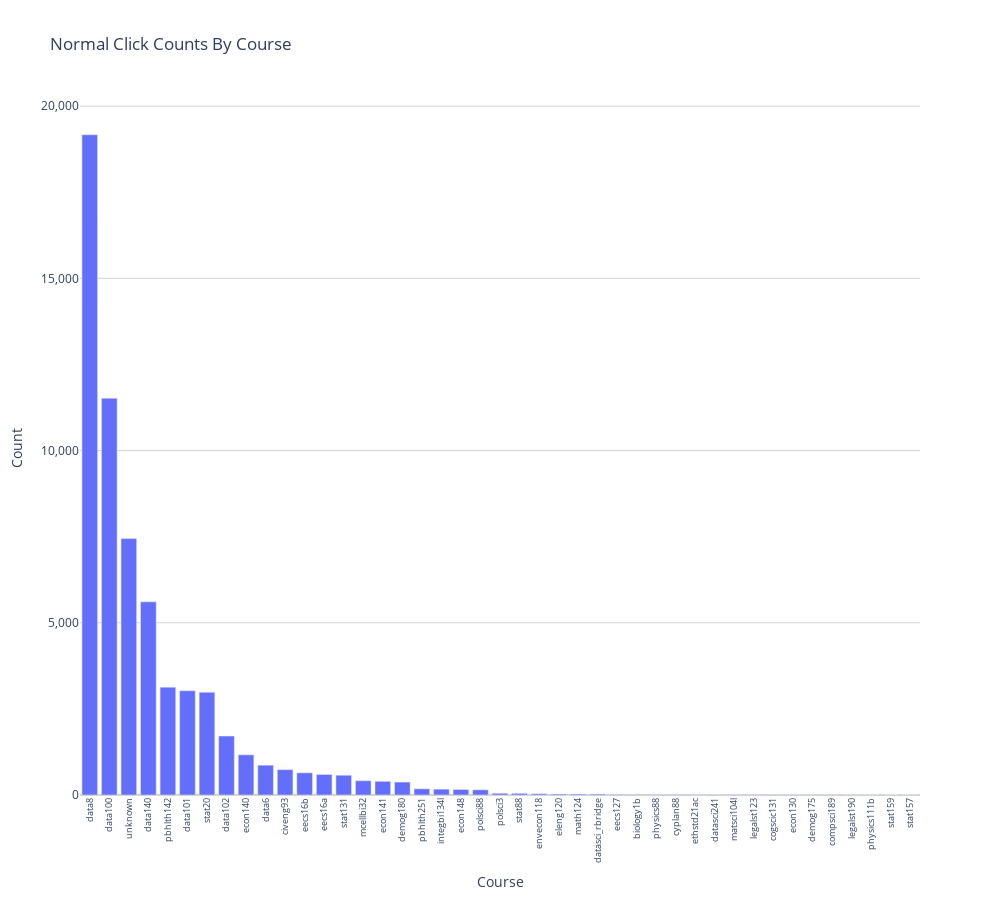

Notebook code for this chart:
### Markdown cell above
# Overall Visualizations

### Code cell
course_count = nbgitpuller_textPayload_df_pull_normal.course.value_counts()

fig = go.Figure(data=[go.Bar(
    x=course_count.index,
    y=course_count,
    text=None,
    textposition='outside'
)])

fig.update_layout(
    title='Normal Click Counts By Course',
    xaxis_title='Course',
    yaxis_title='Count',
    xaxis=dict(
        tickangle=-90, 
        tickmode='array',  
        tickvals=list(range(len(course_count))),  
        ticktext=course_count.index, 
        tickfont=dict(size=9)
    ),
    yaxis=dict(
        tickformat=',d', 
        gridcolor='LightGrey',  
        zerolinecolor='LightGrey'
    ),
    width=1000,  
    height=900, 
    plot_bgcolor='white', 
    paper_bgcolor='white',  
    hovermode='x unified',  
)

for trace in fig.data:
    trace.hoverinfo = 'x+y'
    trace.hoverlabel = dict(bgcolor="LightGrey", font_size=16)

fig.show()

### Figure 1 — Plotly figure (JSON) as saved in the notebook; plotly's stock layout.template omitted (floating-point values rounded to 4 significant figures)
{"data": [{"hoverinfo": "x+y", "hoverlabel": {"bgcolor": "LightGrey", "font": {"size": 16}}, "textposition": "outside", "type": "bar", "x": ["data8", "data100", "unknown", "data140", "pbhlth142", "data101", "stat20", "data102", "econ140", "data6", "civeng93", "eecs16b", "eecs16a", "stat131", "mcellbi32", "econ141", "demog180", "pbhlth251", "integbi134l", "econ148", "polsci88", "polsci3", "stat88", "envecon118", "eleng120", "math124", "datasci_rbridge", "eecs127", "biology1b", "physics88", "cyplan88", "ethstd21ac", "datasci241", "matsci104l", "legalst123", "cogscic131", "econ130", "demog175", "compsci189", "legalst190", "physics111b", "stat159", "stat157"], "y": [19170, 11519, 7444, 5608, 3132, 3027, 2982, 1710, 1166, 865, 736, 644, 595, 574, 414, 397, 375, 179, 169, 159, 150, 50, 47, 37, 29, 28, 27, 18, 15, 11, 11, 9, 8, 8, 7, 6, 5, 4, 3, 2, 1, 1, 1]}], "layout": {"height": 900, "hovermode": "x unified", "paper_bgcolor": "white", "plot_bgcolor": "white", "title": {"text": "Normal Click Counts By Course"}, "width": 1000, "xaxis": {"autorange": true, "range": [-0.5, 42.5], "tickangle": -90, "tickfont": {"size": 9}, "tickmode": "array", "ticktext": ["data8", "data100", "unknown", "data140", "pbhlth142", "data101", "stat20", "data102", "econ140", "data6", "civeng93", "eecs16b", "eecs16a", "stat131", "mcellbi32", "econ141", "demog180", "pbhlth251", "integbi134l", "econ148", "polsci88", "polsci3", "stat88", "envecon118", "eleng120", "math124", "datasci_rbridge", "eecs127", "biology1b", "physics88", "cyplan88", "ethstd21ac", "datasci241", "matsci104l", "legalst123", "cogscic131", "econ130", "demog175", "compsci189", "legalst190", "physics111b", "stat159", "stat157"], "tickvals": [0, 1, 2, 3, 4, 5, 6, 7, 8, 9, 10, 11, 12, 13, 14, 15, 16, 17, 18, 19, 20, 21, 22, 23, 24, 25, 26, 27, 28, 29, 30, 31, 32, 33, 34, 35, 36, 37, 38, 39, 40, 41, 42], "title": {"text": "Course"}, "type": "category"}, "yaxis": {"autorange": true, "gridcolor": "LightGrey", "range": [0, 20180.0], "tickformat": ",d", "title": {"text": "Count"}, "type": "linear", "zerolinecolor": "LightGrey"}}}
